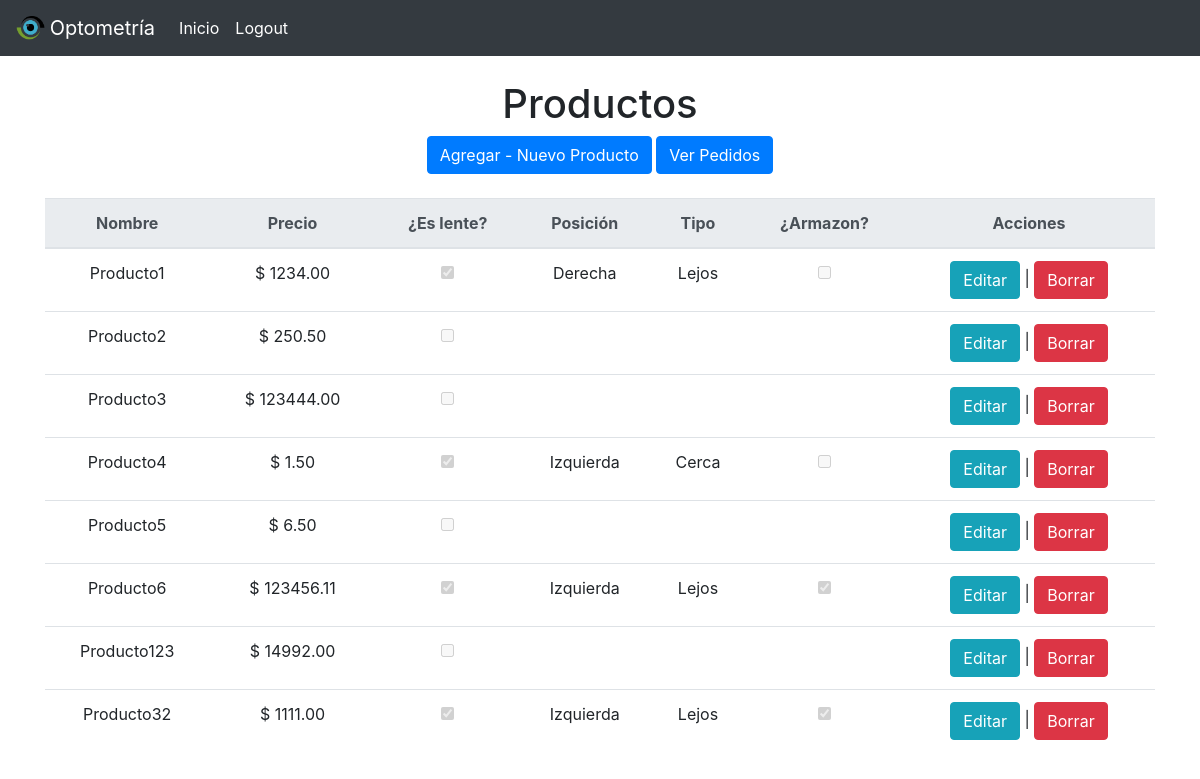
Page /catalogo/ (signed in) on the committed database.
### orders/models.py (models this page shows, shortened)
class Product(models.Model):
    name = models.CharField(max_length=64,
                            verbose_name="Nombre")
    price = models.DecimalField(max_digits=32,
                                decimal_places=2,
                                verbose_name="Precio")
    is_glass = models.BooleanField(verbose_name="Lente", default=False)
    POS = (
        ('IZQ', 'Izquierda'),
        ('DER', 'Derecha'),
    )
    position = models.CharField(verbose_name="Posición",
                                max_length=3,
                                choices=POS,
                                blank=True,
                                null=True)
    TYPE = (
        ('LEJ', 'Lejos'),
        ('CER', 'Cerca'),
    )
    type = models.CharField(verbose_name="Tipo",
                            max_length=3,
                            choices=TYPE,
                            blank=True,
                            null=True)
    frame = models.BooleanField(verbose_name="Armazon",
                                blank=True,
                                null=True)
    class Meta:
        verbose_name = "Producto"
        verbose_name_plural = "Productos"

### orders/views.py (the view)
# urls.py: url(r'^catalogo/$', group_required('Vendedor')(ProductList.as_view()), name='catalog'),
class ProductList(ListView):
    model = Product

### orders/templates/orders/product_list.html (shortened to what this page needs)
{% extends "index/base.html" %}
{% block navbar %} {% include "index/logout.html" %}{% endblock %}
{% block content %}
<div class="container mt-4 text-center">
        <h1>Productos</h1>
    <a href="{% url 'orders:product_new'%}" class="btn btn-primary">Agregar - Nuevo Producto</a>
    <a href="{% url 'orders:list'%}" class="btn btn-primary">Ver Pedidos</a>
    <table class="table mt-4">
        <tr>
            <thead class="thead-light">
                <tr>
                    <th scope="col">Nombre</th>
                    <th scope="col">Precio</th>
                    <th scope="col">¿Es lente?</th>
                    <th scope="col">Posición</th>
                    <th scope="col">Tipo</th>
                    <th scope="col">¿Armazon?</th>
                    <th scope="col">Acciones</th>
                </tr>
            </thead>
            <tbody>
                {% for product in object_list %}
                <tr>
                    <td>{{product.name}}</td>
                    <td>$ {{product.price}}</td>
                    <td><input type="checkbox" name="published" disabled="false" {% if product.is_glass %}checked{% endif %} /></td>
                    <td>{% if product.is_glass %} {{product.get_position_display}} {% endif %}</td>
                    <td>{% if product.is_glass %} {{product.get_type_display}} {% endif %}</td>
                    <td>{% if product.is_glass %} <input type="checkbox" name="published" disabled="false" {% if product.frame %}checked{% endif %} />{% endif %}</td>
                    <td>
                        <a href="{% url 'orders:product_edit' product.id %}" class="btn btn-info">Editar</a> |
                        <a href="{% url 'orders:product_delete' product.id %}" class="btn btn-danger">Borrar</a>
                    </td>
                </tr>
                {% endfor %}
            </tbody>
        </tr>
    </table>
</div>
{% endblock %}

### rows in the picture
Product: name "Producto1", price "1234.00", is_glass "☑", position "Derecha", type "Lejos"
Product: name "Producto2", price "250.50"
Product: name "Producto3", price "123444.00"
Product: name "Producto4", price "1.50", is_glass "☑", position "Izquierda", type "Cerca"
Product: name "Producto5", price "6.50"
Product: name "Producto6", price "123456.11", is_glass "☑", position "Izquierda", type "Lejos", frame "☑"
Product: name "Producto123", price "14992.00"
Product: name "Producto32", price "1111.00", is_glass "☑", position "Izquierda", type "Lejos", frame "☑"
